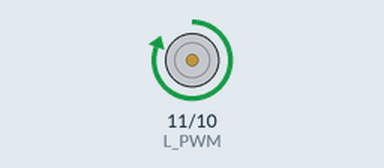
Simulated run of this sketch. Board: Arduino Uno, built with avr-gcc and run on an emulated ATmega328P. Shown: motor-driver pin pairs drawn as motors (green arrow = first pin HIGH = forward, orange = second pin HIGH = backward, longer = more drive).

Above: at 1.0 s.
At 2.5 s:
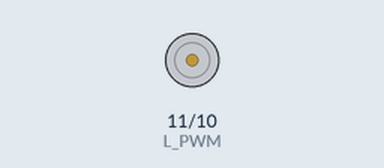
At 4.0 s:
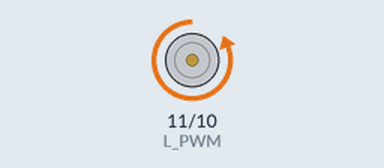
Timing chart, 0 to 7.8 s (numbered marks = the images above):
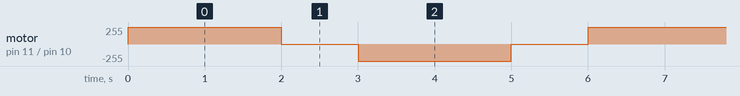

The sketch:

Test_Moteur_PontH.ino
```cpp
// Définition des broches connectées au pont en H
const int L_PWM = 11;  // Broche pour activer le moteur vers la gauche
const int R_PWM = 10; //Broche pour activer le moteur vers la droite

void setup() {
  // Initialisation des broches en tant que sorties
  pinMode(L_PWM, OUTPUT);
  pinMode(R_PWM, OUTPUT);
}

void loop() {
  // Activation du moteur dans un sens pendant 2 secondes
  analogWrite(R_PWM, 0); //on s'assure que ce soit à 0 sur le côté droit
  analogWrite(L_PWM, 255);  // Active le moteur à pleine vitesse vers la gauche (255 est la valeur maximale)

  delay(2000);  // Attend 2 secondes

  // Arrêt du moteur pendant 1 seconde
  analogWrite(L_PWM, 0);  // Désactive le moteur en mettant enablePin à 0

  delay(1000);  // Attend 1 seconde

  // Activation du moteur dans l'autre sens pendant 2 secondes
  analogWrite(L_PWM, 0); //On s'assure que ce soit à 0 du côté gauche
  analogWrite(R_PWM, 255);  // Active le moteur à pleine vitesse vers la droite

  delay(2000);  // Attend 2 secondes

  // Arrêt du moteur pendant 1 seconde
  analogWrite(R_PWM, 0);  // Désactive le moteur

  delay(1000);  // Attend 1 seconde
}
```

Measured:
- by itself, motor on pin 11 (L_PWM) / pin 10 (R_PWM): repeats every 6.0 s: stopped 1.0 s, backward 255/255 2.0 s, stopped 1.0 s, forward 255/255 2.0 s
